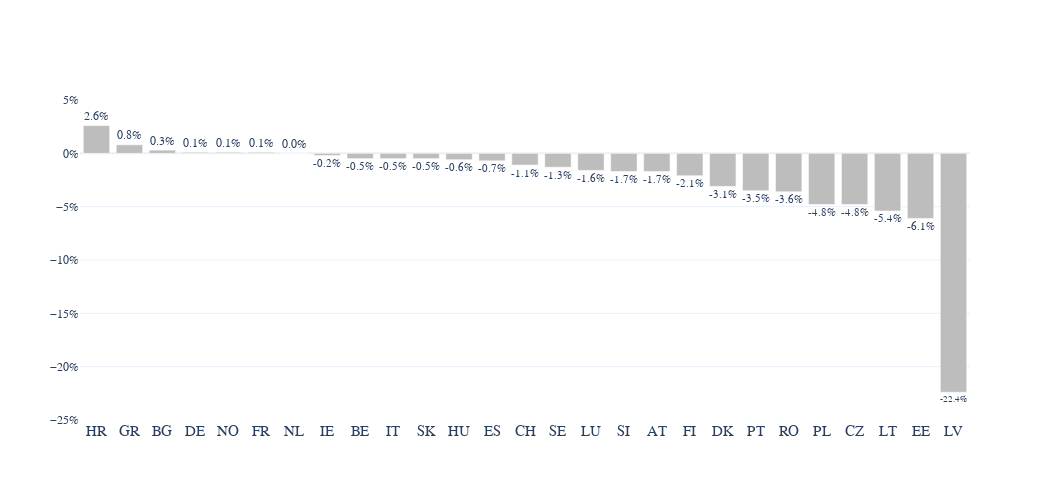

Notebook source saved alongside this figure:
### Code cell
df = pd.read_excel("../data/plots/Modal_split.xlsx", sheet_name = "2018-2021", index_col = 0)
df.columns = df.iloc[7]
df = df.iloc[8:35].fillna(0)
df["Country codes"] =[country_codes[i] for i in df.index.to_list()]
fig = go.Figure()
fig.add_trace(go.Bar(x = df["Country codes"], y = df["Delta 2018"], text = df["Delta 2018"]))
fig.update_traces(texttemplate='%{text:.1%}', textfont = {"size": 15}, textposition = "outside")
fig.update_yaxes(tickformat = ".0%", tickfont = dict(size = 12), range = [-0.25, 0.05], nticks = 6)
fig.update_layout(barmode='relative', colorway = [px.colors.sequential.Greys[i] for i in [3]],
                  height = 500, width = 1050, font = dict(size = 11))

### Figure 1 — Plotly figure (JSON) as saved in the notebook; plotly's stock layout.template omitted (floating-point values rounded to 4 significant figures)
{"data": [{"text": [0.026, 0.008, 0.003, 0.001, 0.001, 0.001, 0, -0.002, -0.005, -0.005, -0.005, -0.006, -0.007, -0.011, -0.013, -0.016, -0.017, -0.017, -0.021, -0.031, -0.035, -0.036, -0.048, -0.048, -0.054, -0.061, -0.224], "textfont": {"size": 15}, "textposition": "outside", "texttemplate": "%{text:.1%}", "type": "bar", "x": ["HR", "GR", "BG", "DE", "NO", "FR", "NL", "IE", "BE", "IT", "SK", "HU", "ES", "CH", "SE", "LU", "SI", "AT", "FI", "DK", "PT", "RO", "PL", "CZ", "LT", "EE", "LV"], "y": [0.026, 0.008, 0.003, 0.001, 0.001, 0.001, 0, -0.002, -0.005, -0.005, -0.005, -0.006, -0.007, -0.011, -0.013, -0.016, -0.017, -0.017, -0.021, -0.031, -0.035, -0.036, -0.048, -0.048, -0.054, -0.061, -0.224]}], "layout": {"barmode": "relative", "colorway": ["rgb(189,189,189)"], "font": {"size": 11}, "height": 500, "width": 1050, "yaxis": {"nticks": 6, "range": [-0.25, 0.05], "tickfont": {"size": 12}, "tickformat": ".0%"}}}
